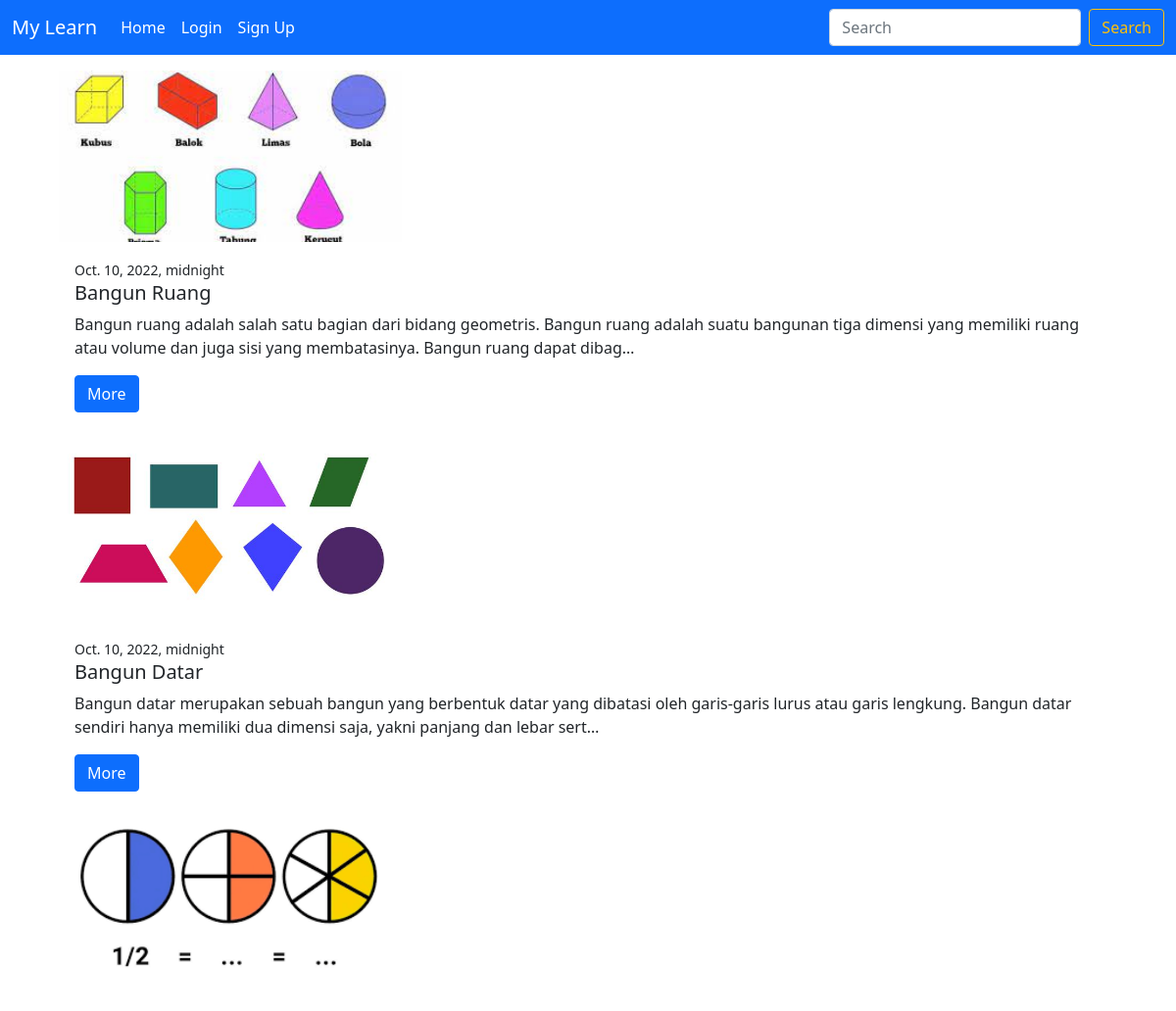
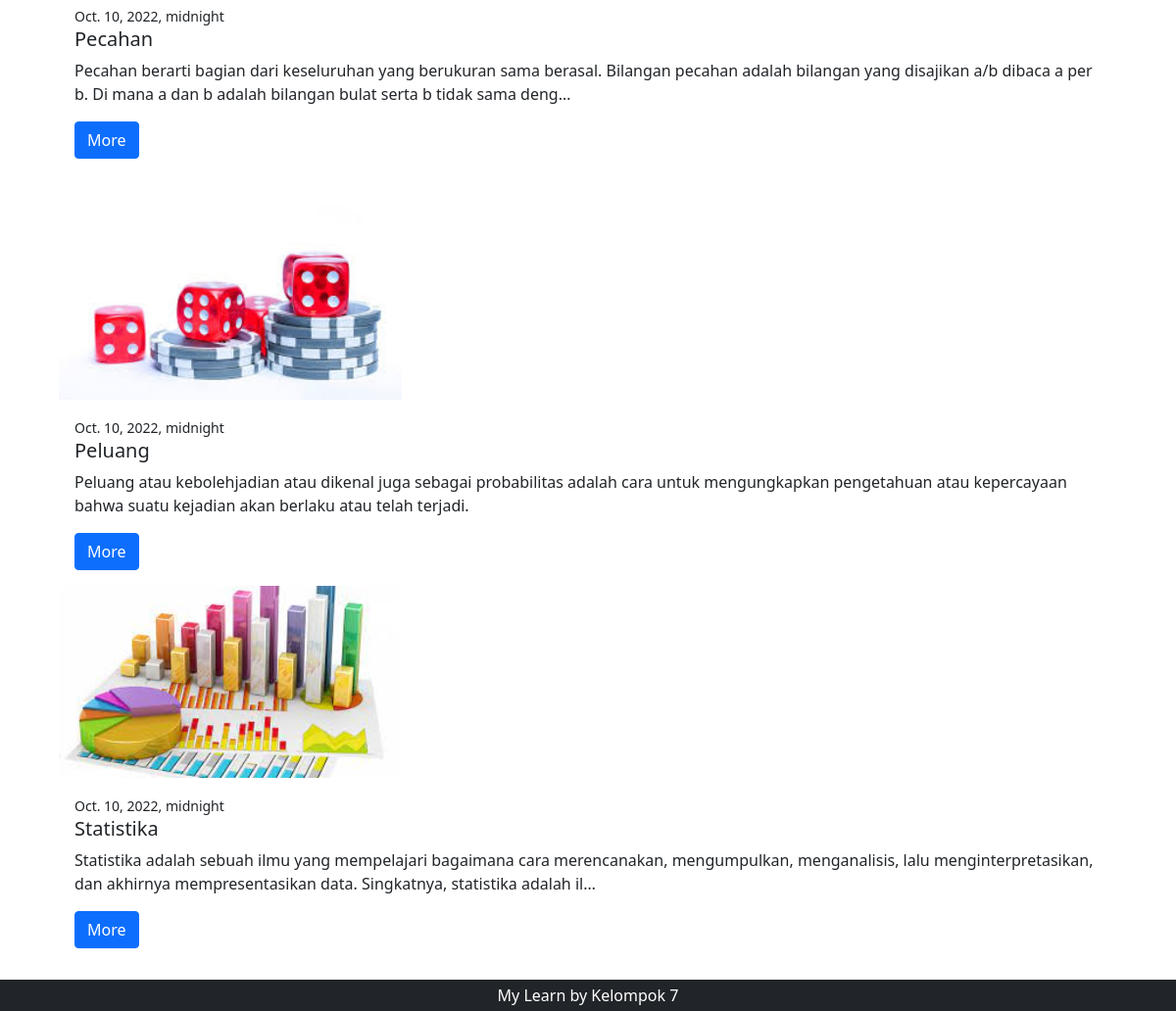
The page / on the database its author committed (2 pictures, top to bottom).
### posting/models.py (models this page shows, shortened)
class Posting(models.Model):
    judul = models.CharField(max_length=200)
    konten = models.TextField()
    image = models.ImageField(null=True, blank=True, upload_to='images')
    date = models.DateTimeField()

### posting/views.py (the view)
# urls.py: path('', index, name='index'),
def index(request):
    postings = Posting.objects.all().order_by('-id')
    context = {
        'postings': postings
    }
    return render(request, 'posting/index.html', context)

### templates/posting/index.html
{% extends 'base.html' %}
{% block content %}
<div class="container mt-3 mb-5 justify-content-center" style="width: 69rem;">
    {% for posting in postings %}
    <img src="{{ posting.image.url }}"  style="width:350px" class="card-img-top" alt="my image">
    <div class="card-body">
        <small>{{ posting.date }}</small>
      <h5 class="card-title">{{ posting.judul }}</h5>
      <p class="card-text">{{ posting.konten|truncatechars:199 }}</p>
      <a href="{% url 'detail' posting.id %}" class="btn btn-primary">More</a>
    </div>
    {% endfor %}
  </div>
{% endblock %}

### templates/base.html (shortened to what this page needs)
{% load static %}
<!doctype html>
<html lang="en">
  <head>
    <link href="https://cdn.jsdelivr.net/npm/bootstrap@5.0.2/dist/css/bootstrap.min.css" rel="stylesheet">
  </head>
  <body>
    <nav class="navbar navbar-expand navbar-dark bg-primary" aria-label="Second navbar example">
        <div class="container-fluid">
          <a class="navbar-brand" href="#">My Learn</a>
          <div class="collapse navbar-collapse" id="navbarsExample02">
            <ul class="navbar-nav me-auto">
              <li class="nav-item">
                <a class="nav-link active" aria-current="page" href="{% url 'index' %}">Home</a>
              </li>
              {% if user.is_authenticated %}
              <li class="nav-item">
                <a class="nav-link active" href="{% url 'logout' %}">Log Out</a>
              </li>
              <li class="nav-item">
                <a class="nav-link active" href="{% url 'add' %}">Add Post</a>
              </li>
              {% else %}
              <li class="nav-item">
                <a class="nav-link active" href="{% url 'login' %}">Login</a>
              </li>
              <li class="nav-item">
                <a class="nav-link active" href="{% url 'signup' %}">Sign Up</a>
              </li>
            </ul>
            {% endif %}
            <form class="d-flex" role="search" method="get" action="{% url 'search' %}">
              <input class="form-control me-2" type="search" name="q" placeholder="Search" aria-label="Search" value="{{ request.GET.q }}">
              <button class="btn btn-outline-warning" type="submit">Search</button>
            </form>
          </div>
        </div>
      </nav>
    {% block content %}
    {% endblock %}
    <footer class="bg-dark fixed-bottom p-1">
      <div class="text-center text-white">
        My Learn by Kelompok 7
      </div>
    </footer>
  </body>
</html>

### rows shown on the page
Posting: image (picture), date "Oct. 10, 2022, midnight", judul "Bangun Ruang", konten "Bangun ruang adalah salah satu bagian dari bidang geometris. Bangun ruang adalah suatu bangunan tiga dimensi yang memiliki ruang atau volume dan juga sisi yang membatasinya. Bangun ruang dapat dibag…"
Posting: image (picture), date "Oct. 10, 2022, midnight", judul "Bangun Datar", konten "Bangun datar merupakan sebuah bangun yang berbentuk datar yang dibatasi oleh garis-garis lurus atau garis lengkung. Bangun datar sendiri hanya memiliki dua dimensi saja, yakni panjang dan lebar sert…"
Posting: image (picture), date "Oct. 10, 2022, midnight", judul "Pecahan", konten "Pecahan berarti bagian dari keseluruhan yang berukuran sama berasal. Bilangan pecahan adalah bilangan yang disajikan a/b dibaca a per b. Di mana a dan b adalah bilangan bulat serta b tidak sama deng…"
Posting: image (picture), date "Oct. 10, 2022, midnight", judul "Peluang", konten "Peluang atau kebolehjadian atau dikenal juga sebagai probabilitas adalah cara untuk mengungkapkan pengetahuan atau kepercayaan bahwa suatu kejadian akan berlaku atau telah terjadi."
Posting: image (picture), date "Oct. 10, 2022, midnight", judul "Statistika", konten "Statistika adalah sebuah ilmu yang mempelajari bagaimana cara merencanakan, mengumpulkan, menganalisis, lalu menginterpretasikan, dan akhirnya mempresentasikan data. Singkatnya, statistika adalah il…"
